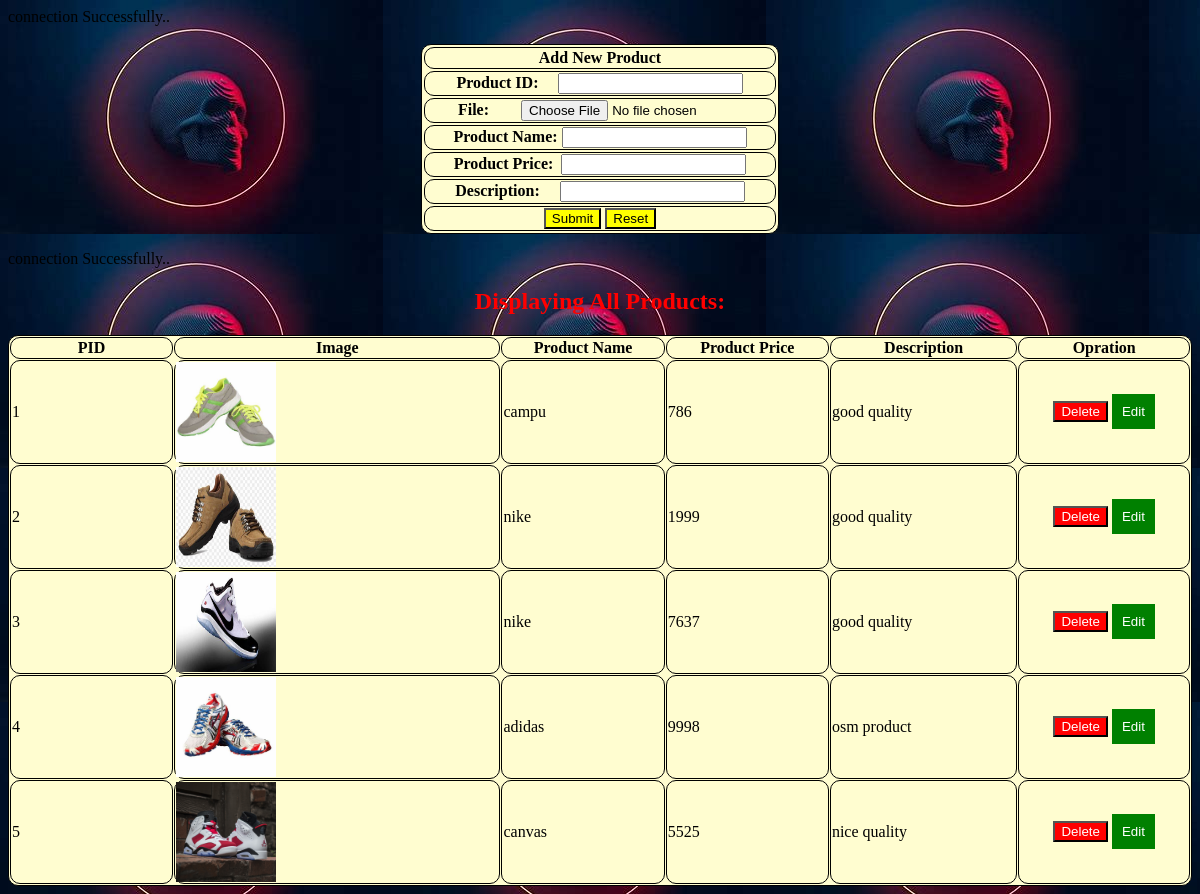
The page /form.php on the database its author committed.
### tables this page shows
CREATE TABLE IF NOT EXISTS `product` (
  `id` int(10) NOT NULL,
  `img_src` varchar(100) NOT NULL,
  `name` varchar(20) NOT NULL,
  `price` int(10) NOT NULL,
  `desc1` varchar(200) NOT NULL,
  PRIMARY KEY (`id`)
);

### form.php (the view, shortened to what this page needs)
<html>
<head>
<link rel="stylesheet" href="style.css">
</head>
<body>
<form method="post" enctype="multipart/form-data">
<table border="2" align="center" bgcolor="lavender">
<tr><th bgcolor="teal">Add New Product</th></tr><br>
<tr><th>Product ID:&nbsp;&nbsp;&nbsp;&nbsp;&nbsp;<input type="number" name="id" required></th></tr>
<tr><th>&nbsp;&nbsp;&nbsp;&nbsp;&nbsp;&nbsp;&nbsp;&nbsp;File:&nbsp;&nbsp;&nbsp;&nbsp;&nbsp;&nbsp;&nbsp;&nbsp;<input type="file"  name="upload"></th></tr>
<tr><th>Product Name:  <input type="text" name="name"required></th></tr>
<tr><th>Product Price:&nbsp;&nbsp;<input type="number" name="price" required></th></tr>
<tr><th>Description:&nbsp;&nbsp;&nbsp;&nbsp;  <input type="text" name="desc1" required></th></tr>
<tr><td align="center" bgcolor="teal" ><input type="submit" name="submit" style=background-color:yellow>
<input type="reset" name="reset" value="Reset" style=background-color:yellow></td></tr>
</table>
</form>
</body>
</html>
<?php
include("connection.php");
$query="select * from product";
$data=mysqli_query($con,$query);
$total=mysqli_num_rows($data);
if($total !=0) {
	 ?>
	  <h2 align="center" style=color:red;>Displaying All Products:</h2>
	  <table align="center" border="4" cellspacing="1" align="center" bgcolor="#87CEFA">
	   <tr>
	    <th width="5%">PID</th>
        <th width="10%">Image</th>
        <th width="5%">Product Name</th>
		<th width="5%">Product Price</th>
        <th width="5%">Description</th>
        <th width="5%">Opration</th>
      </tr>
	  <?php
  while($result=mysqli_fetch_assoc($data))
  {
	echo"<tr>
	    <td>".$result["id"]."</td>
		<td><img src='".$result["img_src"]."'height='100px'
		width='100px'></td>
		<td>".$result["name"] ."</td>
		<td>".$result["price"] ."</td>
		<td>".$result["desc1"] ."</td>
		<td><center><button style='background: red;border:0px:padding:10px;'>
		<a style='color:white;text-decoration:none;' href='delete.php?id=$result[id]'>Delete</a></button>
		<button style='background: green;border:0px;padding:10px;'>
		<a style='color:white;text-decoration:none;' href='edit.php?uid=$result[id]'>Edit</a></button>
		</center>
		</td>
		</tr>";
  }
}
else
{
	echo"no record found";
}
?>

### style.css (style rules this page uses)
body { background-image: url("w.jpg"); }
table, th, td { border: 1px solid black; border-radius: 10px; background-color: #FFFDD0; }

### form.php (style rules this page uses)
body { background-image: url("o.jpg"); }

### rows shown on the page
product: id "1", img_src (picture), name "campu", price "786", desc1 "good quality"
product: id "2", img_src (picture), name "nike", price "1999", desc1 "good quality"
product: id "3", img_src (picture), name "nike", price "7637", desc1 "good quality"
product: id "4", img_src (picture), name "adidas", price "9998", desc1 "osm product"
product: id "5", img_src (picture), name "canvas", price "5525", desc1 "nice quality"
